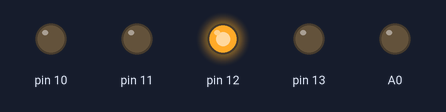
Recording of a sketch running on a simulated Arduino Uno, built with avr-gcc and run on an emulated ATmega328P. On the bench: output pins drawn as LEDs (lit = HIGH). What the sketch prints to the serial monitor is not drawn.

Above: at 0.1 s.
Timing chart, 0 to 1.6 s (numbered marks = the images above):
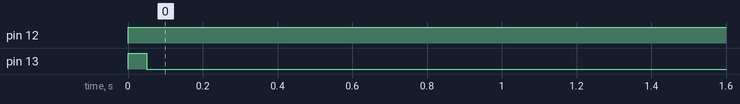

Measured:
- by itself, pin 12: LOW → HIGH at 0.00 s
- by itself, pin 13: LOW → HIGH at 0.00 s, → LOW 0.05 s later

The sketch:

BUZZER.ino
```cpp
int a;
void setup(){
  pinMode(13,OUTPUT);
  pinMode(12,OUTPUT);
  pinMode(11,OUTPUT);
  pinMode(10,OUTPUT);
  pinMode(A0,OUTPUT);
  Serial.begin(9600);
}
void loop(){
  a=analogRead(A0);
  Serial.println(a);
  if(a<20){
    digitalWrite(10,1);
    digitalWrite(11,0);
    digitalWrite(12,0);
  }
  if(a>20 && a<30){
    digitalWrite(10,0);
    digitalWrite(11,1);
    digitalWrite(12,0);
  }
  if(a>30){
    digitalWrite(10,0);
    digitalWrite(11,0);
    digitalWrite(12,1);
    bip(a);
  }
}
void bip(int a){
  digitalWrite(13,1);
  delay(50);
  digitalWrite(13,0);
  delay(200-a);
}
```
